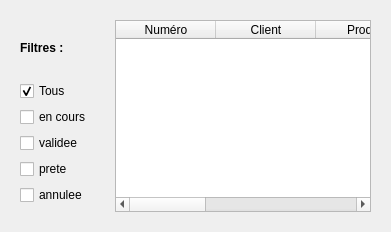
                    <widget class="QWidget" name="tabListe_cmd">
                      <attribute name="title">
                        <string>Liste des commandes</string>
                      </attribute>
                      <layout class="QHBoxLayout" name="hLayout_liste_cmd">
                        <item>
                          <widget class="QFrame" name="sidebarListe_cmd">
                            <property name="minimumWidth">
                              <number>150</number>
                            </property>
                            <layout class="QVBoxLayout" name="vLayoutSidebar">
                              <item>
                                <widget class="QLabel" name="labelFiltres">
                                  <property name="text">
                                    <string>Filtres :</string>
                                  </property>
                                  <property name="styleSheet">
                                    <string>font-weight: bold;</string>
                                  </property>
                                </widget>
                              </item>
                              <item>
                                <widget class="QCheckBox" name="checkFiltreTous">
                                  <property name="text">
                                    <string>Tous</string>
                                  </property>
                                  <property name="checked">
                                    <bool>true</bool>
                                  </property>
                                </widget>
                              </item>
                              <item>
                                <widget class="QCheckBox" name="checkFiltreAttente">
                                  <property name="text">
                                    <string>en cours</string>
                                  </property>
                                </widget>
                              </item>
                              <item>
                                <widget class="QCheckBox" name="checkFiltreConfirmee">
                                  <property name="text">
                                    <string>validee</string>
                                  </property>
                                </widget>
                              </item>
                              <item>
                                <widget class="QCheckBox" name="checkFiltreExpedie">
                                  <property name="text">
                                    <string>prete</string>
                                  </property>
                                </widget>
                              </item>
                              <item>
                                <widget class="QCheckBox" name="checkFiltreLivree">
                                  <property name="text">
                                    <string>annulee</string>
                                  </property>
                                </widget>
                              </item>
                              <item>
                                <spacer name="verticalSpacer_sidebar">
                                  <property name="orientation">
                                    <enum>Qt::Vertical</enum>
                                  </property>
                                </spacer>
                              </item>
                            </layout>
                          </widget>
                        </item>
                        <item>
                          <widget class="QFrame" name="mainListe_cmd">
                            <layout class="QVBoxLayout" name="vLayoutMain">
                              <item>
                                <widget class="QTableWidget" name="tableCommandes">
                                  <property name="alternatingRowColors">
                                    <bool>true</bool>
                                  </property>
                                  <column>
                                    <property name="text">
                                      <string>Numéro</string>
                                    </property>
                                  </column>
                                  <column>
                                    <property name="text">
                                      <string>Client</string>
                                    </property>
                                  </column>
                                  <column>
                                    <property name="text">
                                      <string>Produit</string>
                                    </property>
                                  </column>
                                  <column>
                                    <property name="text">
                                      <string>Quantité</string>
                                    </property>
                                  </column>
                                  <column>
                                    <property name="text">
                                      <string>Statut</string>
                                    </property>
                                  </column>
                                  <column>
                                    <property name="text">
                                      <string>Date</string>
                                    </property>
                                  </column>
                                </widget>
                              </item>
                            </layout>
                          </widget>
                        </item>
                      </layout>
                    </widget>
